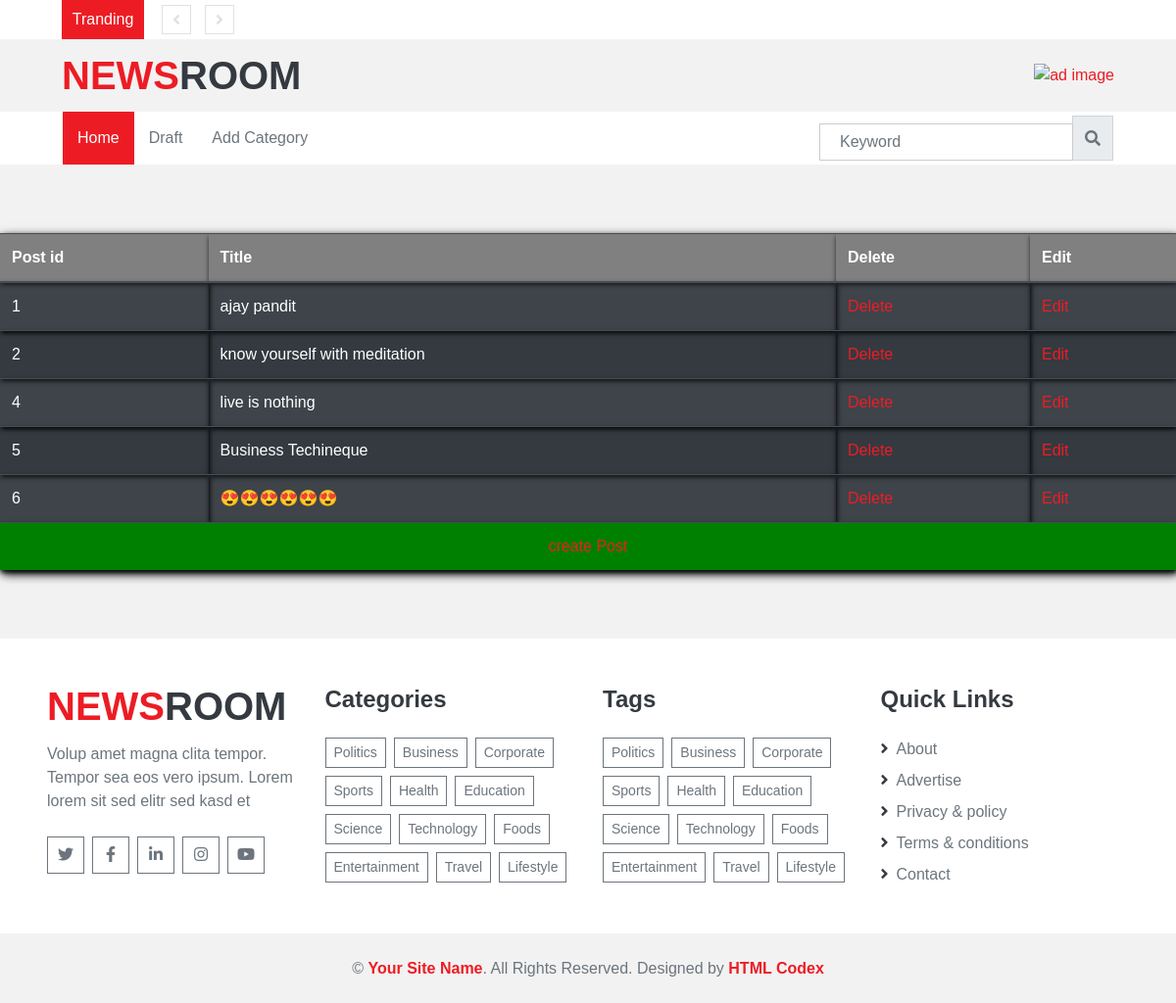
Page /showall/ on the earlier database version.
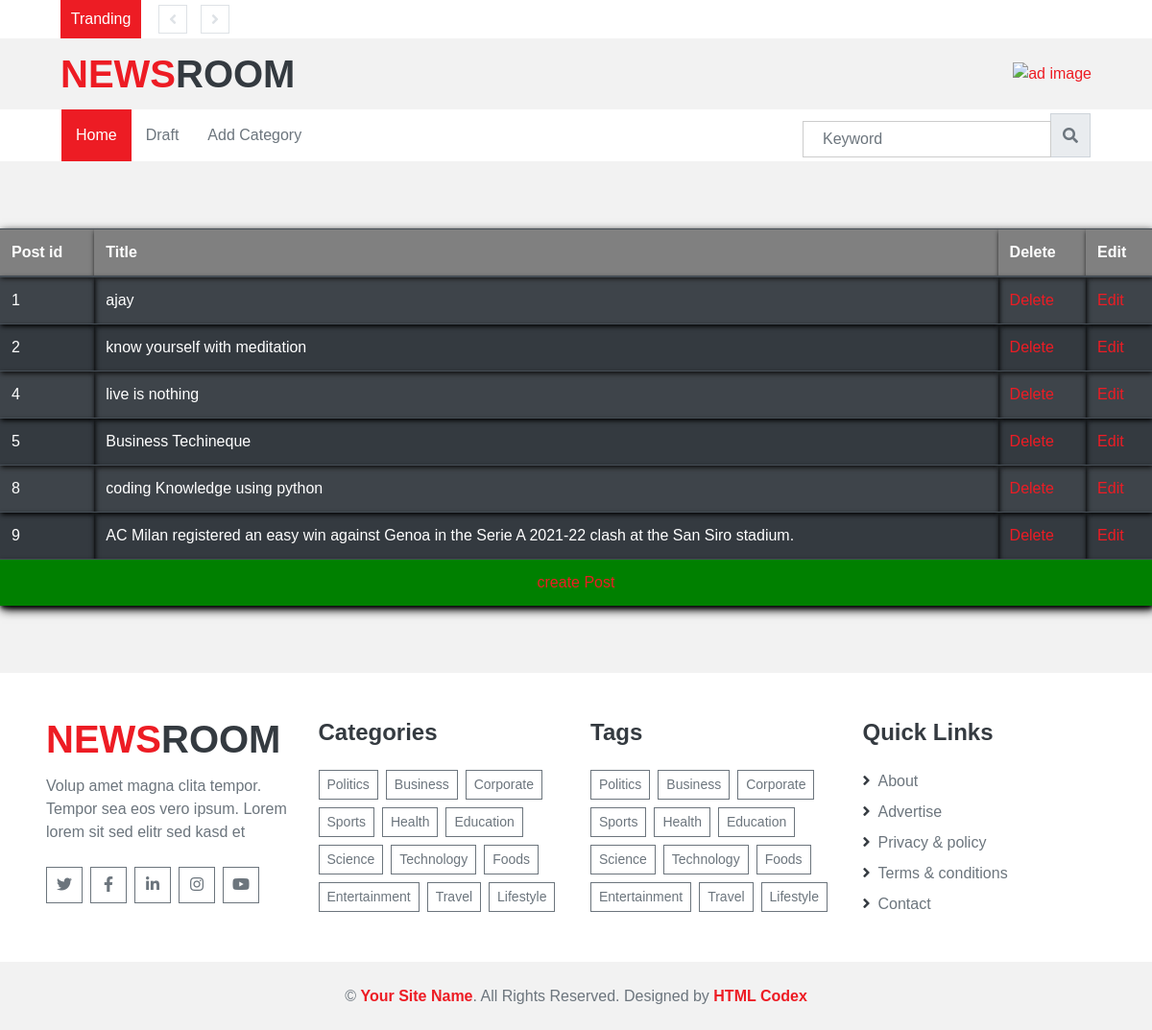
Same page on the later database version.
### info/models.py (models this page shows)
class news_table(models.Model):
    title = models.TextField()
    des = models.TextField()
    category = models.TextField()
    pub_draft = models.BooleanField()
    youtube_link = models.URLField(max_length=300,null=True)
    date = models.DateField(null=False , blank=False)
    time = models.TimeField(null=False , blank=False)
    image = models.ImageField(null=True,blank=True,upload_to='')

### news/views.py (the view)
def showall(request):
    posts=news_table.objects.filter(pub_draft=True)
    return render (request,'showall.html',{'posts':posts})

### templates/showall.html (shortened to what the changed rows need)
{% load static  %}
<!DOCTYPE html>
<html lang="en">
<head>
    <link href="https://cdnjs.cloudflare.com/ajax/libs/font-awesome/5.15.0/css/all.min.css" rel="stylesheet">
    <link href="{% static 'lib/owlcarousel/assets/owl.carousel.min.css' %}" rel="stylesheet">
    <link href="{% static 'css/style.css' %}" rel="stylesheet">
</head>
<body>
    <div class="container-fluid">
        <div class="row align-items-center py-2 px-lg-5">
            <div class="col-lg-4">
                <a href="" class="navbar-brand d-none d-lg-block">
                    <h1 class="m-0 display-5 text-uppercase"><span class="text-primary">News</span>Room</h1>
                </a>
            </div>
        </div>
    </div>
{% block content %}
<table class="table table-striped table-dark " id="all">
  <thead>
    <tr>
      <th scope="col">Post id</th>
      <th scope="col">Title</th>
      <th scope="col">Delete</th>
      <th scope="col">Edit</th>
    </tr>
  </thead>
  <tbody>
      {% for post in posts %}
    <tr>
        <td>{{post.id}}</td>
        <td>{{post.title}}</td>
        <td><a href="http://127.0.0.1:8000/delete/{{post.id}}">Delete</a></td>
        <td><a href="http://127.0.0.1:8000/edit/{{post.id}}">Edit</a></td>
    </tr>
{% endfor %}
  </tbody>
</table>
{% endblock %}
    <div class="container-fluid bg-light pt-5 px-sm-3 px-md-5">
        <div class="row">
            <div class="col-lg-3 col-md-6 mb-5">
                <a href="index.html" class="navbar-brand">
                    <h1 class="mb-2 mt-n2 display-5 text-uppercase"><span class="text-primary">News</span>Room</h1>
                </a>
            </div>
        </div>
    </div>
</body>
</html>

Differences in the rows shown:
removed news_table: id "6", title "😍😍😍😍😍😍"
changed news_table id 1: title "ajay pandit" → "ajay"
added news_table: id "8", title "coding Knowledge using python"
added news_table: id "9", title "AC Milan registered an easy win against Genoa in the Serie A 2021-22 clash at the San Siro stadium."
